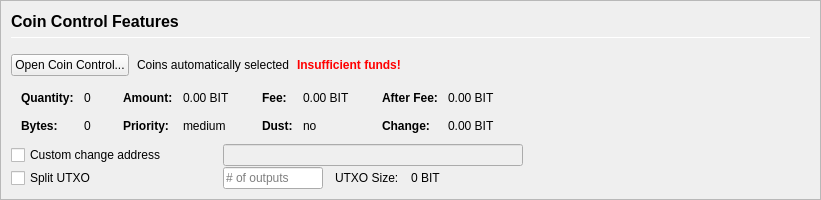
         <widget class="QFrame" name="frameCoinControl">
          <property name="sizePolicy">
           <sizepolicy hsizetype="Expanding" vsizetype="Expanding">
            <horstretch>0</horstretch>
            <verstretch>0</verstretch>
           </sizepolicy>
          </property>
          <property name="maximumSize">
           <size>
            <width>16777215</width>
            <height>16777215</height>
           </size>
          </property>
          <property name="frameShape">
           <enum>QFrame::StyledPanel</enum>
          </property>
          <property name="frameShadow">
           <enum>QFrame::Sunken</enum>
          </property>
          <layout class="QVBoxLayout" name="verticalLayoutCoinControl2">
           <property name="spacing">
            <number>0</number>
           </property>
           <property name="leftMargin">
            <number>0</number>
           </property>
           <property name="topMargin">
            <number>0</number>
           </property>
           <property name="rightMargin">
            <number>0</number>
           </property>
           <property name="bottomMargin">
            <number>0</number>
           </property>
           <item>
            <widget class="QFrame" name="frameCoinControl_BG">
             <layout class="QVBoxLayout" name="verticalLayoutCoinControl" stretch="0,0,0,0,0,0">
              <property name="spacing">
               <number>1</number>
              </property>
              <property name="leftMargin">
               <number>10</number>
              </property>
              <property name="topMargin">
               <number>10</number>
              </property>
              <item>
               <layout class="QHBoxLayout" name="horizontalLayoutCoinControl1">
                <property name="bottomMargin">
                 <number>15</number>
                </property>
                <item>
                 <layout class="QVBoxLayout" name="verticalLayout_3">
                  <property name="spacing">
                   <number>6</number>
                  </property>
                  <item>
                   <widget class="QLabel" name="labelCoinControlFeatures">
                    <property name="sizePolicy">
                     <sizepolicy hsizetype="Preferred" vsizetype="Maximum">
                      <horstretch>0</horstretch>
                      <verstretch>0</verstretch>
                     </sizepolicy>
                    </property>
                    <property name="minimumSize">
                     <size>
                      <width>0</width>
                      <height>20</height>
                     </size>
                    </property>
                    <property name="font">
                     <font>
                      <pointsize>12</pointsize>
                      <weight>75</weight>
                      <bold>true</bold>
                     </font>
                    </property>
                    <property name="styleSheet">
                     <string notr="true">font-weight:bold;</string>
                    </property>
                    <property name="text">
                     <string>Coin Control Features</string>
                    </property>
                   </widget>
                  </item>
                  <item>
                   <widget class="Line" name="line">
                    <property name="minimumSize">
                     <size>
                      <width>0</width>
                      <height>1</height>
                     </size>
                    </property>
                    <property name="maximumSize">
                     <size>
                      <width>16777215</width>
                      <height>1</height>
                     </size>
                    </property>
                    <property name="orientation">
                     <enum>Qt::Horizontal</enum>
                    </property>
                   </widget>
                  </item>
                 </layout>
                </item>
               </layout>
              </item>
              <item>
               <layout class="QHBoxLayout" name="horizontalLayoutCoinControl2" stretch="0,0,0,0">
                <property name="spacing">
                 <number>8</number>
                </property>
                <property name="bottomMargin">
                 <number>10</number>
                </property>
                <item>
                 <widget class="QPushButton" name="pushButtonCoinControl">
                  <property name="styleSheet">
                   <string notr="true"/>
                  </property>
                  <property name="text">
                   <string>Open Coin Control...</string>
                  </property>
                  <property name="autoDefault">
                   <bool>false</bool>
                  </property>
                 </widget>
                </item>
                <item>
                 <widget class="QLabel" name="labelCoinControlAutomaticallySelected">
                  <property name="text">
                   <string>Coins automatically selected</string>
                  </property>
                  <property name="margin">
                   <number>5</number>
                  </property>
                 </widget>
                </item>
                <item>
                 <widget class="QLabel" name="labelCoinControlInsuffFunds">
                  <property name="font">
                   <font>
                    <weight>75</weight>
                    <bold>true</bold>
                   </font>
                  </property>
                  <property name="styleSheet">
                   <string notr="true">color:red;font-weight:bold;</string>
                  </property>
                  <property name="text">
                   <string>Insufficient funds!</string>
                  </property>
                  <property name="margin">
                   <number>5</number>
                  </property>
                 </widget>
                </item>
                <item>
                 <spacer name="horizontalSpacerCoinControl">
                  <property name="orientation">
                   <enum>Qt::Horizontal</enum>
                  </property>
                  <property name="sizeHint" stdset="0">
                   <size>
                    <width>40</width>
                    <height>1</height>
                   </size>
                  </property>
                 </spacer>
                </item>
               </layout>
              </item>
              <item>
               <widget class="QWidget" name="widgetCoinControl" native="true">
                <property name="sizePolicy">
                 <sizepolicy hsizetype="Preferred" vsizetype="Preferred">
                  <horstretch>0</horstretch>
                  <verstretch>0</verstretch>
                 </sizepolicy>
                </property>
                <property name="minimumSize">
                 <size>
                  <width>0</width>
                  <height>0</height>
                 </size>
                </property>
                <property name="styleSheet">
                 <string notr="true"/>
                </property>
                <layout class="QHBoxLayout" name="horizontalLayoutCoinControl5">
                 <property name="leftMargin">
                  <number>0</number>
                 </property>
                 <property name="topMargin">
                  <number>0</number>
                 </property>
                 <property name="rightMargin">
                  <number>0</number>
                 </property>
                 <property name="bottomMargin">
                  <number>0</number>
                 </property>
                 <item>
                  <layout class="QHBoxLayout" name="horizontalLayoutCoinControl3" stretch="0,0,0,1">
                   <property name="spacing">
                    <number>20</number>
                   </property>
                   <property name="topMargin">
                    <number>0</number>
                   </property>
                   <property name="bottomMargin">
                    <number>10</number>
                   </property>
                   <item>
                    <layout class="QFormLayout" name="formLayoutCoinControl1">
                     <property name="horizontalSpacing">
                      <number>10</number>
                     </property>
                     <property name="verticalSpacing">
                      <number>14</number>
                     </property>
                     <property name="leftMargin">
                      <number>10</number>
                     </property>
                     <property name="topMargin">
                      <number>4</number>
                     </property>
                     <property name="rightMargin">
                      <number>6</number>
                     </property>
                     <item row="0" column="0">
                      <widget class="QLabel" name="labelCoinControlQuantityText">
                       <property name="font">
                        <font>
                         <weight>75</weight>
                         <bold>true</bold>
                        </font>
                       </property>
                       <property name="text">
                        <string>Quantity:</string>
                       </property>
                       <property name="margin">
                        <number>0</number>
                       </property>
                      </widget>
                     </item>
                     <item row="0" column="1">
                      <widget class="QLabel" name="labelCoinControlQuantity">
                       <property name="cursor">
                        <cursorShape>IBeamCursor</cursorShape>
                       </property>
                       <property name="contextMenuPolicy">
                        <enum>Qt::ActionsContextMenu</enum>
                       </property>
                       <property name="text">
                        <string notr="true">0</string>
                       </property>
                       <property name="margin">
                        <number>0</number>
                       </property>
                       <property name="textInteractionFlags">
                        <set>Qt::LinksAccessibleByMouse|Qt::TextSelectableByKeyboard|Qt::TextSelectableByMouse</set>
                       </property>
                      </widget>
                     </item>
                     <item row="1" column="0">
                      <widget class="QLabel" name="labelCoinControlBytesText">
                       <property name="font">
                        <font>
                         <weight>75</weight>
                         <bold>true</bold>
                        </font>
                       </property>
                       <property name="text">
                        <string>Bytes:</string>
                       </property>
                      </widget>
                     </item>
                     <item row="1" column="1">
                      <widget class="QLabel" name="labelCoinControlBytes">
                       <property name="cursor">
                        <cursorShape>IBeamCursor</cursorShape>
                       </property>
                       <property name="contextMenuPolicy">
                        <enum>Qt::ActionsContextMenu</enum>
                       </property>
                       <property name="text">
                        <string notr="true">0</string>
                       </property>
                       <property name="textInteractionFlags">
                        <set>Qt::LinksAccessibleByMouse|Qt::TextSelectableByKeyboard|Qt::TextSelectableByMouse</set>
                       </property>
                      </widget>
                     </item>
                    </layout>
                   </item>
                   <item>
                    <layout class="QFormLayout" name="formLayoutCoinControl2">
                     <property name="horizontalSpacing">
                      <number>10</number>
                     </property>
                     <property name="verticalSpacing">
                      <number>14</number>
                     </property>
                     <property name="leftMargin">
                      <number>6</number>
                     </property>
                     <property name="topMargin">
                      <number>4</number>
                     </property>
                     <property name="rightMargin">
                      <number>6</number>
                     </property>
                     <item row="0" column="0">
                      <widget class="QLabel" name="labelCoinControlAmountText">
                       <property name="font">
                        <font>
                         <weight>75</weight>
                         <bold>true</bold>
                        </font>
                       </property>
                       <property name="text">
                        <string>Amount:</string>
                       </property>
                       <property name="margin">
                        <number>0</number>
                       </property>
                      </widget>
                     </item>
                     <item row="0" column="1">
                      <widget class="QLabel" name="labelCoinControlAmount">
                       <property name="cursor">
                        <cursorShape>IBeamCursor</cursorShape>
                       </property>
                       <property name="contextMenuPolicy">
                        <enum>Qt::ActionsContextMenu</enum>
                       </property>
                       <property name="text">
                        <string notr="true">0.00 BIT</string>
                       </property>
                       <property name="textInteractionFlags">
                        <set>Qt::LinksAccessibleByMouse|Qt::TextSelectableByKeyboard|Qt::TextSelectableByMouse</set>
                       </property>
                      </widget>
                     </item>
                     <item row="1" column="0">
                      <widget class="QLabel" name="labelCoinControlPriorityText">
                       <property name="font">
                        <font>
                         <weight>75</weight>
                         <bold>true</bold>
                        </font>
                       </property>
                       <property name="text">
                        <string>Priority:</string>
                       </property>
                      </widget>
                     </item>
                     <item row="1" column="1">
                      <widget class="QLabel" name="labelCoinControlPriority">
                       <property name="cursor">
                        <cursorShape>IBeamCursor</cursorShape>
                       </property>
                       <property name="contextMenuPolicy">
                        <enum>Qt::ActionsContextMenu</enum>
                       </property>
                       <property name="text">
                        <string>medium</string>
                       </property>
                       <property name="textInteractionFlags">
                        <set>Qt::LinksAccessibleByMouse|Qt::TextSelectableByKeyboard|Qt::TextSelectableByMouse</set>
                       </property>
                      </widget>
                     </item>
                    </layout>
                   </item>
                   <item>
                    <layout class="QFormLayout" name="formLayoutCoinControl3">
                     <property name="horizontalSpacing">
                      <number>10</number>
                     </property>
                     <property name="verticalSpacing">
                      <number>14</number>
                     </property>
                     <property name="leftMargin">
                      <number>6</number>
                     </property>
                     <property name="topMargin">
                      <number>4</number>
                     </property>
                     <property name="rightMargin">
                      <number>6</number>
                     </property>
                     <item row="0" column="0">
                      <widget class="QLabel" name="labelCoinControlFeeText">
                       <property name="font">
                        <font>
                         <weight>75</weight>
                         <bold>true</bold>
                        </font>
                       </property>
                       <property name="text">
                        <string>Fee:</string>
                       </property>
                       <property name="margin">
                        <number>0</number>
                       </property>
                      </widget>
                     </item>
                     <item row="0" column="1">
                      <widget class="QLabel" name="labelCoinControlFee">
                       <property name="cursor">
                        <cursorShape>IBeamCursor</cursorShape>
                       </property>
                       <property name="contextMenuPolicy">
                        <enum>Qt::ActionsContextMenu</enum>
                       </property>
                       <property name="text">
                        <string notr="true">0.00 BIT</string>
                       </property>
                       <property name="textInteractionFlags">
                        <set>Qt::LinksAccessibleByMouse|Qt::TextSelectableByKeyboard|Qt::TextSelectableByMouse</set>
                       </property>
                      </widget>
                     </item>
                     <item row="1" column="0">
                      <widget class="QLabel" name="labelCoinControlLowOutputText">
                       <property name="font">
                        <font>
                         <weight>75</weight>
                         <bold>true</bold>
                        </font>
                       </property>
                       <property name="text">
                        <string>Dust:</string>
                       </property>
                      </widget>
                     </item>
                     <item row="1" column="1">
                      <widget class="QLabel" name="labelCoinControlLowOutput">
                       <property name="cursor">
                        <cursorShape>IBeamCursor</cursorShape>
                       </property>
                       <property name="contextMenuPolicy">
                        <enum>Qt::ActionsContextMenu</enum>
                       </property>
                       <property name="text">
                        <string>no</string>
                       </property>
                       <property name="textInteractionFlags">
                        <set>Qt::LinksAccessibleByMouse|Qt::TextSelectableByKeyboard|Qt::TextSelectableByMouse</set>
                       </property>
                      </widget>
                     </item>
                    </layout>
                   </item>
                   <item>
                    <layout class="QFormLayout" name="formLayoutCoinControl4">
                     <property name="horizontalSpacing">
                      <number>10</number>
                     </property>
                     <property name="verticalSpacing">
                      <number>14</number>
                     </property>
                     <property name="leftMargin">
                      <number>6</number>
                     </property>
                     <property name="topMargin">
                      <number>4</number>
                     </property>
                     <property name="rightMargin">
                      <number>6</number>
                     </property>
                     <item row="0" column="0">
                      <widget class="QLabel" name="labelCoinControlAfterFeeText">
                       <property name="font">
                        <font>
                         <weight>75</weight>
                         <bold>true</bold>
                        </font>
                       </property>
                       <property name="text">
                        <string>After Fee:</string>
                       </property>
                       <property name="margin">
                        <number>0</number>
                       </property>
                      </widget>
                     </item>
                     <item row="0" column="1">
                      <widget class="QLabel" name="labelCoinControlAfterFee">
                       <property name="cursor">
                        <cursorShape>IBeamCursor</cursorShape>
                       </property>
                       <property name="contextMenuPolicy">
                        <enum>Qt::ActionsContextMenu</enum>
                       </property>
                       <property name="text">
                        <string notr="true">0.00 BIT</string>
                       </property>
                       <property name="textInteractionFlags">
                        <set>Qt::LinksAccessibleByMouse|Qt::TextSelectableByKeyboard|Qt::TextSelectableByMouse</set>
                       </property>
                      </widget>
                     </item>
                     <item row="1" column="0">
                      <widget class="QLabel" name="labelCoinControlChangeText">
                       <property name="font">
                        <font>
                         <weight>75</weight>
                         <bold>true</bold>
                        </font>
                       </property>
                       <property name="text">
                        <string>Change:</string>
                       </property>
                      </widget>
                     </item>
                     <item row="1" column="1">
                      <widget class="QLabel" name="labelCoinControlChange">
                       <property name="cursor">
                        <cursorShape>IBeamCursor</cursorShape>
                       </property>
                       <property name="contextMenuPolicy">
                        <enum>Qt::ActionsContextMenu</enum>
                       </property>
                       <property name="text">
                        <string notr="true">0.00 BIT</string>
                       </property>
                       <property name="textInteractionFlags">
                        <set>Qt::LinksAccessibleByMouse|Qt::TextSelectableByKeyboard|Qt::TextSelectableByMouse</set>
                       </property>
                      </widget>
                     </item>
                    </layout>
                   </item>
                  </layout>
                 </item>
                </layout>
               </widget>
              </item>
              <item>
               <layout class="QHBoxLayout" name="horizontalLayoutCoinControl4">
                <property name="spacing">
                 <number>12</number>
                </property>
                <property name="sizeConstraint">
                 <enum>QLayout::SetDefaultConstraint</enum>
                </property>
                <property name="topMargin">
                 <number>0</number>
                </property>
                <property name="rightMargin">
                 <number>0</number>
                </property>
                <item>
                 <widget class="QCheckBox" name="checkBoxCoinControlChange">
                  <property name="sizePolicy">
                   <sizepolicy hsizetype="Preferred" vsizetype="Preferred">
                    <horstretch>0</horstretch>
                    <verstretch>0</verstretch>
                   </sizepolicy>
                  </property>
                  <property name="minimumSize">
                   <size>
                    <width>200</width>
                    <height>0</height>
                   </size>
                  </property>
                  <property name="maximumSize">
                   <size>
                    <width>200</width>
                    <height>16777215</height>
                   </size>
                  </property>
                  <property name="toolTip">
                   <string>If this is activated, but the change address is empty or invalid, change will be sent to a newly generated address.</string>
                  </property>
                  <property name="text">
                   <string>Custom change address</string>
                  </property>
                 </widget>
                </item>
                <item>
                 <widget class="QValidatedLineEdit" name="lineEditCoinControlChange">
                  <property name="enabled">
                   <bool>false</bool>
                  </property>
                  <property name="sizePolicy">
                   <sizepolicy hsizetype="Preferred" vsizetype="Preferred">
                    <horstretch>0</horstretch>
                    <verstretch>0</verstretch>
                   </sizepolicy>
                  </property>
                  <property name="minimumSize">
                   <size>
                    <width>300</width>
                    <height>0</height>
                   </size>
                  </property>
                 </widget>
                </item>
                <item>
                 <widget class="QLabel" name="labelCoinControlChangeLabel">
                  <property name="sizePolicy">
                   <sizepolicy hsizetype="Preferred" vsizetype="Preferred">
                    <horstretch>0</horstretch>
                    <verstretch>0</verstretch>
                   </sizepolicy>
                  </property>
                  <property name="minimumSize">
                   <size>
                    <width>100</width>
                    <height>0</height>
                   </size>
                  </property>
                  <property name="text">
                   <string/>
                  </property>
                  <property name="margin">
                   <number>3</number>
                  </property>
                 </widget>
                </item>
               </layout>
              </item>
              <item>
               <layout class="QHBoxLayout" name="horizontalLayoutCoinControl6">
                <property name="spacing">
                 <number>12</number>
                </property>
                <property name="rightMargin">
                 <number>0</number>
                </property>
                <item>
                 <widget class="QCheckBox" name="splitBlockCheckBox">
                  <property name="sizePolicy">
                   <sizepolicy hsizetype="Preferred" vsizetype="Preferred">
                    <horstretch>0</horstretch>
                    <verstretch>0</verstretch>
                   </sizepolicy>
                  </property>
                  <property name="minimumSize">
                   <size>
                    <width>200</width>
                    <height>0</height>
                   </size>
                  </property>
                  <property name="maximumSize">
                   <size>
                    <width>200</width>
                    <height>16777215</height>
                   </size>
                  </property>
                  <property name="text">
                   <string>Split UTXO</string>
                  </property>
                 </widget>
                </item>
                <item>
                 <widget class="QLineEdit" name="splitBlockLineEdit">
                  <property name="sizePolicy">
                   <sizepolicy hsizetype="Preferred" vsizetype="Preferred">
                    <horstretch>50</horstretch>
                    <verstretch>0</verstretch>
                   </sizepolicy>
                  </property>
                  <property name="minimumSize">
                   <size>
                    <width>100</width>
                    <height>0</height>
                   </size>
                  </property>
                  <property name="maximumSize">
                   <size>
                    <width>100</width>
                    <height>16777215</height>
                   </size>
                  </property>
                  <property name="placeholderText">
                   <string># of outputs</string>
                  </property>
                 </widget>
                </item>
                <item>
                 <widget class="QLabel" name="labelBlockSizeText">
                  <property name="text">
                   <string>UTXO Size:</string>
                  </property>
                 </widget>
                </item>
                <item>
                 <widget class="QLabel" name="labelBlockSize">
                  <property name="text">
                   <string>0 BIT</string>
                  </property>
                 </widget>
                </item>
                <item>
                 <spacer name="horizontalSpacer_7">
                  <property name="orientation">
                   <enum>Qt::Horizontal</enum>
                  </property>
                  <property name="sizeHint" stdset="0">
                   <size>
                    <width>40</width>
                    <height>20</height>
                   </size>
                  </property>
                 </spacer>
                </item>
               </layout>
              </item>
              <item>
               <spacer name="verticalSpacerCoinControl">
                <property name="orientation">
                 <enum>Qt::Vertical</enum>
                </property>
                <property name="sizeHint" stdset="0">
                 <size>
                  <width>800</width>
                  <height>1</height>
                 </size>
                </property>
               </spacer>
              </item>
             </layout>
            </widget>
           </item>
          </layout>
         </widget>
